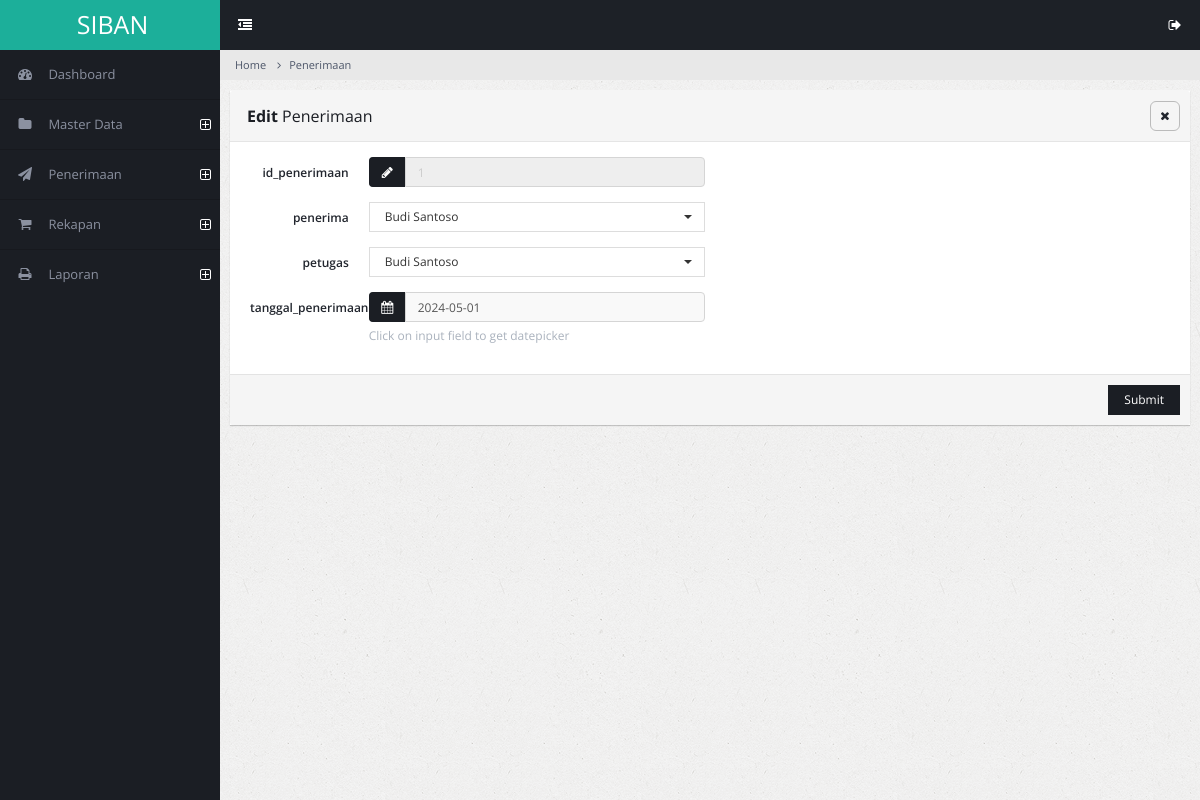
The page /admin/pengiriman-edit.php?id_pengiriman=1 (signed in) on the database its author committed.
### tables this page shows
CREATE TABLE `pengiriman` (
  `id_pengiriman` int(11) NOT NULL,
  `id_penerima` int(11) DEFAULT NULL,
  `id_petugas` int(11) DEFAULT NULL,
  `tanggal_pengiriman` date NOT NULL,
  `id_status` int(11) DEFAULT NULL
);

CREATE TABLE `petugas` (
  `id_petugas` int(11) NOT NULL,
  `nama_petugas` varchar(100) NOT NULL,
  `no_telepon` varchar(15) DEFAULT NULL,
  `id_wilayah` int(11) DEFAULT NULL
);

### admin/pengiriman-edit.php (the view, shortened to what this page needs)
<!DOCTYPE html>
<html lang="en">
<head>
        <link rel="stylesheet" type="text/css" id="theme" href="css/theme-default.css"/>
    </head>
    <body>
        <div class="page-container">
            <div class="page-sidebar">
                <?php include 'menu.php'; ?>
            </div>
            <div class="page-content">
                <ul class="x-navigation x-navigation-horizontal x-navigation-panel">
                    <li class="xn-icon-button">
                        <a href="#" class="x-navigation-minimize"><span class="fa fa-dedent"></span></a>
                    </li>
                    <li class="xn-icon-button pull-right">
                        <a href="#" class="mb-control" data-box="#mb-signout"><span class="fa fa-sign-out"></span></a>
                    </li>
                </ul>
                <ul class="breadcrumb">
                    <li><a href="#">Home</a></li>
                    <li><a href="#">Penerimaan</a></li>
                </ul>
                <?php
include "../koneksi.php";
$id_pengiriman = $_GET['id_pengiriman'];
$querymatakuliah = mysqli_query($konek, "SELECT * FROM pengiriman
                                                                    INNER JOIN daftar_penerima ON daftar_penerima.id_penerima = pengiriman.id_penerima
                                                                    INNER JOIN petugas ON petugas.id_petugas = pengiriman.id_petugas
                                                                    INNER JOIN status_penerimaan ON status_penerimaan.id_status = pengiriman.id_status
                                        WHERE id_pengiriman='$id_pengiriman'");
while($matakuliah = mysqli_fetch_array($querymatakuliah)){
?>
                <div class="page-content-wrap">
                    <div class="row">
                        <div class="col-md-12">
                            <form class="form-horizontal" method="POST" action="pengiriman_proses_edit" enctype="multipart/form-data">
                            <div class="panel panel-default">
                                <div class="panel-heading">
                                    <h3 class="panel-title"><strong>Edit</strong> Penerimaan</h3>
                                    <ul class="panel-controls">
                                        <li><a href="#" class="panel-remove"><span class="fa fa-times"></span></a></li>
                                    </ul>
                                </div>
                                <div class="panel-body">
                                    <div class="row">
                                        <div class="col-md-6">
                                            <div class="form-group">
                                                <label class="col-md-3 control-label">id_penerimaan</label>
                                                <div class="col-md-9">
                                                    <div class="input-group">
                                                        <span class="input-group-addon"><span class="fa fa-pencil"></span></span>
                                                        <input type="text" name="id_pengiriman" readonly class="form-control"
                                                        value="<?php echo $matakuliah["id_pengiriman"]; ?>"/>
                                                    </div>
                                                </div>
                                            </div>
                                            <div class="form-group">
                                                <label class="col-md-3 control-label">penerima</label>
                                                <div class="col-md-9">
                                                    <select class="form-control select" name="id_penerima" id="id_penerima">
                                                        <option value="<?php echo $matakuliah["id_penerima"]; ?>">
                                                        <?php echo $matakuliah["nama_petugas"]; ?></option>
                                                    </select>
                                                </div>
                                            </div>
                                            <div class="form-group">
                                                <label class="col-md-3 control-label">petugas</label>
                                                <div class="col-md-9">
                                                    <select class="form-control select" name="id_petugas" id="id_petugas">
                                                        <option value="<?php echo $matakuliah["id_petugas"]; ?>">
                                                            <?php echo $matakuliah["nama_petugas"]; ?></option>
                                                    </select>
                                                </div>
                                            </div>
                                            <div class="form-group">
                                                <label class="col-md-3 control-label">tanggal_penerimaan</label>
                                                <div class="col-md-9">
                                                    <div class="input-group">
                                                        <span class="input-group-addon"><span class="fa fa-calendar"></span></span>
                                                        <input type="text" class="form-control datepicker" name="tanggal_pengiriman"
                                                        value="<?php echo $matakuliah["tanggal_pengiriman"]; ?>">
                                                    </div>
                                                    <span class="help-block">Click on input field to get datepicker</span>
                                                </div>
                                            </div>
                                        </div>
                                    </div>
                                </div>
                                <div class="panel-footer">
                                    <button class="btn btn-primary pull-right">Submit</button>
                                </div>
                            </div>
                            </form>
                        </div>
                    </div>
                </div>
            </div>
        </div>
        <?php } ?>
    </body>
</html>

### rows shown on the page
pengiriman: id_pengiriman "1", id_petugas.nama_petugas "Budi Santoso", tanggal_pengiriman "2024-05-01"
